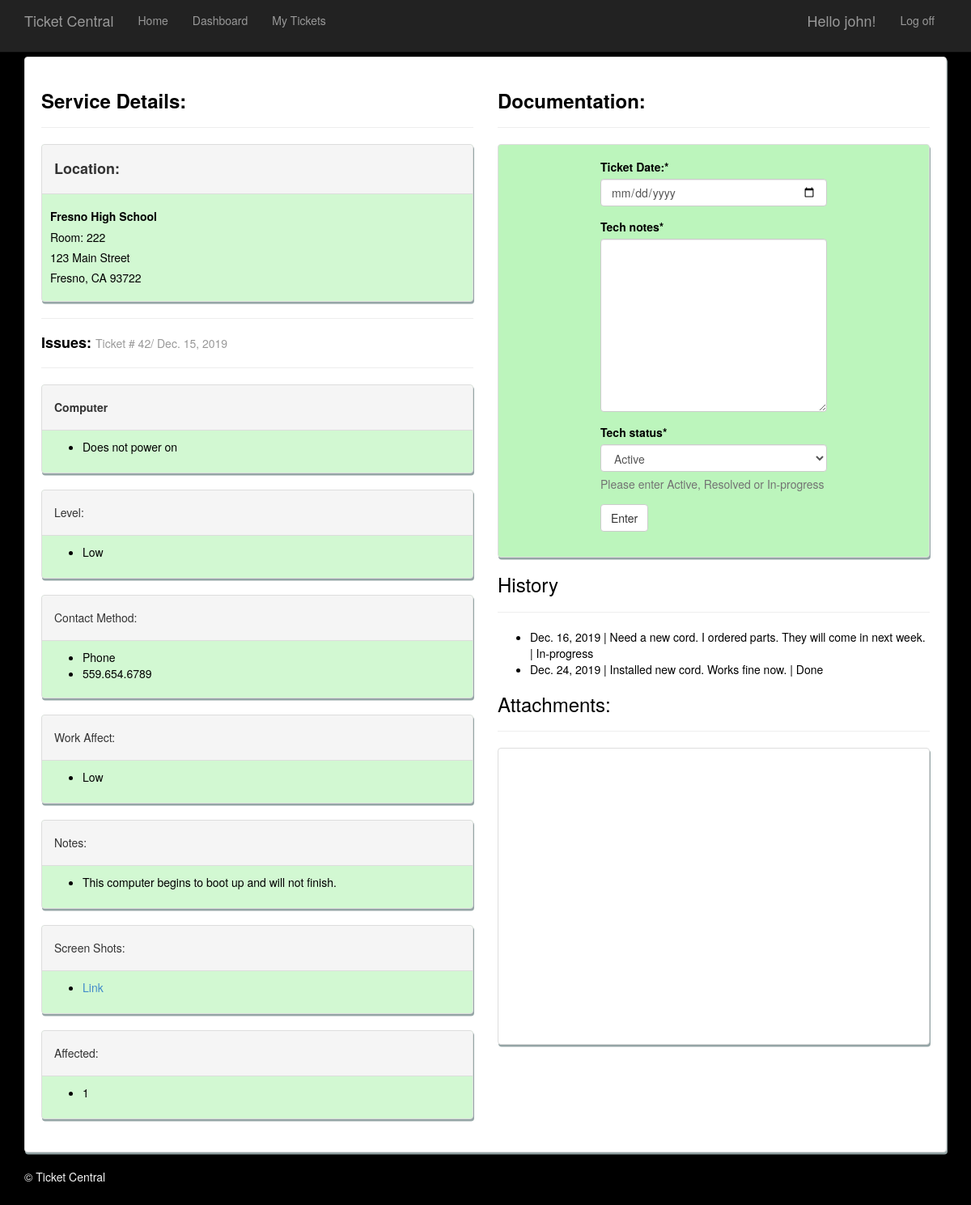
Page /work_detail/42 (signed in) on the committed database.
### app/models.py (models this page shows, shortened)
class Ticket(models.Model):
    status_choice = (
        ('Active','Active'),
        ('Done','Done'),
        ('In-progress','In-progress'),
        )
    level = (
        ('Low','Low'),
        ('Med','Med'),
        ('High','High'),
        )
    contact_method = (('Email','Email'),('Text','Text'),('Phone','Phone'),)
    affected_num = (('1','1'),('2','2'),('3','3'),('4','4'),('5','5'),)
    custID = models.ForeignKey(Customer)
    userID = models.ForeignKey(User)
    ticketID = models.ForeignKey(Ticket_code)
    ticket_created = models.DateField(default=datetime.now)
    ticket_completed = models.DateField(null=True)
    ticket_fix = models.TextField(max_length = 500, null=True)
    description = models.TextField(max_length = 500)
    severity = models.CharField(max_length = 20, choices=level, default="Low")
    room_num = models.CharField(max_length = 20, null=True)
    contact = models.CharField(max_length = 25, null=True)
    contact_method = models.CharField(max_length = 14, null=True,default='Email',choices = contact_method)
    aff_work = models.CharField(max_length = 20, default="Low",choices=level)
    aff_num = models.CharField(max_length = 20, default="1",choices=affected_num)
    status = models.CharField(max_length = 25, default="Not begun",choices = status_choice ,help_text = 'Please enter Active, Resolved or In-progress')
    document = models.FileField(upload_to='documents/',null=True,blank=True)

class Customer(models.Model):
    cust_name = models.CharField(max_length = 25)
    cust_address = models.CharField(max_length = 100, help_text = 'Enter street number and name only')
    cust_city = models.CharField(max_length = 100)
    cust_state = models.CharField(max_length = 2, help_text = 'Please type the abbreviation for your state')
    cust_zip = models.CharField(max_length = 5)
    cust_tech = models.ForeignKey(User)

class Ticket_code(models.Model):
    description = models.TextField(max_length = 500)
    t_type = models.ForeignKey(Ticket_type)

class Ticket_type(models.Model):
    type = models.CharField(max_length = 25)
    def __str__(self):
        return(self.type)

class Tech_update(models.Model):
    status_choice = (
        ('Active','Active'),
        ('Done','Done'),
        ('In-progress','In-progress'),
        )
    tech_ticket = models.ForeignKey(Ticket)
    tech_date = models.DateField()
    tech_notes = models.TextField(max_length = 500, null=True)
    tech_status = models.CharField(max_length = 25, default="Active",choices = status_choice ,help_text = 'Please enter Active, Resolved or In-progress')

### app/views.py (the view)
# urls.py: url(r'^work_detail/(?P<id>\d+)$', app.views.tech_detail, name='work_detail'),
def tech_detail(request,id):
    history = Tech_update.objects.filter(tech_ticket = id)
    if request.method == "POST":
        a = Ticket.objects.get(id=id)
        b = request.POST['tech_status']
        form = TechUpdate(request.POST)
        if form.is_valid():
            Ticket.objects.filter(pk=a.id).update(status= b)
            model_instance = form.save(commit=False)
            model_instance.tech_ticket = a
            model_instance.save()
            return redirect('/work_tickets')
    else:
        form = TechUpdate()
        detail = Ticket.objects.get(id = id)
    return render(request,'app/workdetail1.html',{'detail':detail,'form':form,'history':history})

### app/forms.py
class TechUpdate(forms.ModelForm):
    class Meta:
        model = Tech_update
        labels = {
            "tech_date":"Ticket Date:",
            }
        widgets = {
            'tech_date': DateInput()
            }
        fields = ['tech_date','tech_notes','tech_status']

### app/templates/app/workdetail1.html (shortened to what this page needs)
﻿{% extends "app/layout.html" %}
{% load crispy_forms_tags %}
{% block content %}
<div class="panel panel-default" style="padding: 20px;">
    <div class="row">
    <div class="col-md-6">
         <h3><strong>Service Details:</strong></h3>
          <hr />
        <div class="panel panel-default" style="background-color: #d2f8d2;">
  <div class="panel-heading">  <h4><strong>Location:</strong></h4></div>
    <div class="panel-body" style="padding:10px;display:block;">
    <h5><strong>{{ detail.custID.cust_name }}</strong></h5>
    <h5>Room: {{ detail.room_num }}</h5>
    <h5>{{ detail.custID.cust_address }}</h5>
    <h5>{{ detail.custID.cust_city }}, {{ detail.custID.cust_state }} {{ detail.custID.cust_zip }}</h5>
        </div>
            </div>
        <hr />
    <h4><strong>Issues: </strong><small>Ticket # {{ detail.id }}/ {{ detail.ticket_created }}</small></h4>
       <hr />
        <div class="panel panel-default" style="background-color: #d2f8d2;">
        <div class="panel-heading"><h5><strong>{{detail.ticketID.t_type }}</strong></h5></div>
           <div class="panel-body" style="padding:10px;display:block;">
        <ul>
    <li>{{ detail.ticketID.description }}</li>
        </ul>
               </div>
        </div>
        <div class="panel panel-default" style="background-color: #d2f8d2;">
        <div class="panel-heading"><h5>Level:</h5></div>
         <div class="panel-body" style="padding:10px;display:block;">
        <ul>
    <li>{{ detail.severity }}</li>
        </ul>
             </div>
</div>
        <div class="panel panel-default" style="background-color: #d2f8d2;">
         <div class="panel-heading"><h5>Contact Method:</h5></div>
         <div class="panel-body" style="padding:10px;display:block;">
        <ul>
    <li>{{ detail.contact_method }}</li>
    <li>{{ detail.contact }}</li>
        </ul>
             </div>
</div>
        <div class="panel panel-default" style="background-color: #d2f8d2;">
        <div class="panel-heading"><h5>Work Affect:</h5></div>
         <div class="panel-body" style="padding:10px;display:block;">
        <ul>
    <li>{{ detail.aff_work }}</li>
        </ul>
             </div>
</div>
            <div class="panel panel-default" style="background-color: #d2f8d2;">
     <div class="panel-heading"><h5>Notes:</h5> </div>
            <div class="panel-body" style="padding:10px;display:block;">
                <ul>
    <li>{{ detail.description }}</li>
        </ul>
                </div>
</div>
     <div class="panel panel-default" style="background-color: #d2f8d2;">
    <div class="panel-heading"><h5>Screen Shots:</h5> </div>
      <div class="panel-body" style="padding:10px;display:block;">
    <ul>
        {% if detail.document %}
        <li><a href="{{ detail.document.url }}">Link</a></li>
        {% endif %}
    </ul>
          </div>
 </div>
         <div class="panel panel-default" style="background-color: #d2f8d2;">
    <div class="panel-heading"> <h5>Affected:</h5> </div>
         <div class="panel-body" style="padding:10px;display:block;">
                <ul>
    <li>{{ detail.aff_num }}</li>
        </ul>
             </div>
</div>
       </div>
    <div class="col-md-6">
       <h3><strong>Documentation:</strong></h3>
            <hr />
    <div class="panel panel-default" style="padding:10px;background-color: #bcf5bc;" >
    <div class="panel-body">
        <form method="post" >
                {{ form|crispy }}
            <button type="submit" class="btn btn-default"&gt;Submit>Enter</button>
        </form>
    </div>
</div>
        <h3>History</h3>
        <hr />
        <ul>
        {% for hist in history %}
           <li> {{ hist.tech_date }} | {{ hist.tech_notes}} | {{ hist.tech_status }}</li>
        {% endfor %}
         </ul>
        <h3>Attachments:</h3>
        <hr />
        {% if detail.document %}
        <div class="panel panel-default">
        <iframe src="{{ detail.document.url }}" style="width: 100%;height: 50%;border: none;"></iframe>
         </div>
        {% else %}
            <h5>--None--</h5>
        {% endif %}
    </div>
        </div>
 </div>
{% endblock %}

### app/templates/app/loginpartial.html (shortened to what this page needs)
{% if user.is_authenticated %}
<form id="logoutForm" action="/logout" method="post" class="navbar-right">
    <ul class="nav navbar-nav navbar-right">
        <li><span class="navbar-brand">Hello {{ user.username }}!</span></li>
        <li><a href="javascript:document.getElementById('logoutForm').submit()">Log off</a></li>
    </ul>
</form>
{% else %}
<ul class="nav navbar-nav navbar-right">
    <li><a href="{% url 'login' %}">Log in</a></li>
</ul>
{% endif %}

### app/static/app/content/site.css (style rules this page uses)
body { padding-top: 50px; padding-bottom: 20px; background-image: url("https://images.unsplash.com/photo-1461749280684-dccba630e2f6?ixlib=rb-1.2.1&ixid=eyJhcHBfaWQiOjEyMDd9&auto=format&fit=crop&w=600&q=60"); background-repeat: no-repeat; background-size: 100%; color: black; background-color: black; }
input, select, textarea { max-width: 280px; }
.panel { min-height: 110px; box-shadow: 1px 2.5px #95a5a6; }
.panel-body { display: flex; justify-content: center; align-items: center; padding:7px; }
.panel-heading { font-size:1.25em; }

### rows in the picture
Ticket: custID.cust_name "Fresno High School", room_num "222", custID.cust_address "123 Main Street", custID.cust_city "Fresno", custID.cust_state "CA", custID.cust_zip "93722", id "42", ticket_created "Dec. 15, 2019", ticketID.t_type "Computer", ticketID.description "Does not power on", severity "Low", contact_method "Phone", contact "559.654.6789", aff_work "Low", description "This computer begins to boot up and will not finish.", aff_num "1"
Tech_update: tech_date "Dec. 16, 2019", tech_notes "Need a new cord. I ordered parts. They will come in next week.", tech_status "In-progress"
Tech_update: tech_date "Dec. 24, 2019", tech_notes "Installed new cord. Works fine now.", tech_status "Done"

### other values in the picture
{{ user.username }} "john"
